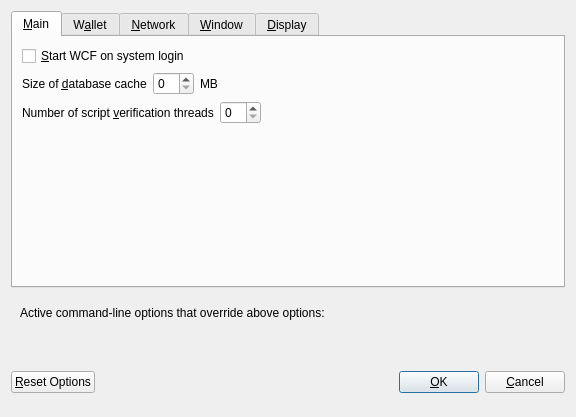
<?xml version="1.0" encoding="UTF-8"?>
<ui version="4.0">
 <class>OptionsDialog</class>
 <widget class="QDialog" name="OptionsDialog">
  <property name="geometry">
   <rect>
    <x>0</x>
    <y>0</y>
    <width>576</width>
    <height>417</height>
   </rect>
  </property>
  <property name="windowTitle">
   <string>Options</string>
  </property>
  <property name="modal">
   <bool>true</bool>
  </property>
  <layout class="QVBoxLayout" name="verticalLayout">
   <item>
    <widget class="QTabWidget" name="tabWidget">
     <property name="currentIndex">
      <number>0</number>
     </property>
     <widget class="QWidget" name="tabMain">
      <attribute name="title">
       <string>&amp;Main</string>
      </attribute>
      <layout class="QVBoxLayout" name="verticalLayout_Main">
       <item>
        <widget class="QCheckBox" name="bitcoinAtStartup">
         <property name="toolTip">
          <string>Automatically start WCF after logging in to the system.</string>
         </property>
         <property name="text">
          <string>&amp;Start WCF on system login</string>
         </property>
        </widget>
       </item>
       <item>
        <layout class="QHBoxLayout" name="horizontalLayout_2_Main">
         <item>
          <widget class="QLabel" name="databaseCacheLabel">
           <property name="text">
            <string>Size of &amp;database cache</string>
           </property>
           <property name="textFormat">
            <enum>Qt::PlainText</enum>
           </property>
           <property name="buddy">
            <cstring>databaseCache</cstring>
           </property>
          </widget>
         </item>
         <item>
          <widget class="QSpinBox" name="databaseCache"/>
         </item>
         <item>
          <widget class="QLabel" name="databaseCacheUnitLabel">
           <property name="text">
            <string>MB</string>
           </property>
           <property name="textFormat">
            <enum>Qt::PlainText</enum>
           </property>
          </widget>
         </item>
         <item>
          <spacer name="horizontalSpacer_2_Main">
           <property name="orientation">
            <enum>Qt::Horizontal</enum>
           </property>
           <property name="sizeHint" stdset="0">
            <size>
             <width>40</width>
             <height>20</height>
            </size>
           </property>
          </spacer>
         </item>
        </layout>
       </item>
       <item>
        <layout class="QHBoxLayout" name="horizontalLayout_3_Main">
         <item>
          <widget class="QLabel" name="threadsScriptVerifLabel">
           <property name="text">
            <string>Number of script &amp;verification threads</string>
           </property>
           <property name="textFormat">
            <enum>Qt::PlainText</enum>
           </property>
           <property name="buddy">
            <cstring>threadsScriptVerif</cstring>
           </property>
          </widget>
         </item>
         <item>
          <widget class="QSpinBox" name="threadsScriptVerif">
           <property name="toolTip">
            <string>(0 = auto, &lt;0 = leave that many cores free)</string>
           </property>
          </widget>
         </item>
         <item>
          <spacer name="horizontalSpacer_3_Main">
           <property name="orientation">
            <enum>Qt::Horizontal</enum>
           </property>
           <property name="sizeHint" stdset="0">
            <size>
             <width>40</width>
             <height>20</height>
            </size>
           </property>
          </spacer>
         </item>
        </layout>
       </item>
       <item>
        <spacer name="verticalSpacer_Main">
         <property name="orientation">
          <enum>Qt::Vertical</enum>
         </property>
         <property name="sizeHint" stdset="0">
          <size>
           <width>20</width>
           <height>40</height>
          </size>
         </property>
        </spacer>
       </item>
      </layout>
     </widget>
     <widget class="QWidget" name="tabWallet">
      <attribute name="title">
       <string>W&amp;allet</string>
      </attribute>
      <layout class="QVBoxLayout" name="verticalLayout_Wallet">
       <item>
        <widget class="QGroupBox" name="groupBox">
         <property name="title">
          <string>Expert</string>
         </property>
         <layout class="QVBoxLayout" name="verticalLayout_2">
          <item>
           <widget class="QCheckBox" name="coinControlFeatures">
            <property name="toolTip">
             <string>Whether to show coin control features or not.</string>
            </property>
            <property name="text">
             <string>Enable coin &amp;control features</string>
            </property>
           </widget>
          </item>
          <item>
           <widget class="QCheckBox" name="showMasternodesTab">
            <property name="toolTip">
             <string>Show additional tab listing all your masternodes in first sub-tab&lt;br/&gt;and all masternodes on the network in second sub-tab.</string>
            </property>
            <property name="text">
             <string>Show Masternodes Tab</string>
            </property>
           </widget>
          </item>
          <item>
           <widget class="QCheckBox" name="spendZeroConfChange">
            <property name="toolTip">
             <string>If you disable the spending of unconfirmed change, the change from a transaction&lt;br/&gt;cannot be used until that transaction has at least one confirmation.&lt;br/&gt;This also affects how your balance is computed.</string>
            </property>
            <property name="text">
             <string>&amp;Spend unconfirmed change</string>
            </property>
           </widget>
          </item>
         </layout>
        </widget>
       </item>
       <item>
        <spacer name="verticalSpacer_Wallet">
         <property name="orientation">
          <enum>Qt::Vertical</enum>
         </property>
         <property name="sizeHint" stdset="0">
          <size>
           <width>20</width>
           <height>40</height>
          </size>
         </property>
        </spacer>
       </item>
      </layout>
     </widget>
     <widget class="QWidget" name="tabNetwork">
      <attribute name="title">
       <string>&amp;Network</string>
      </attribute>
      <layout class="QVBoxLayout" name="verticalLayout_Network">
       <item>
        <widget class="QCheckBox" name="mapPortUpnp">
         <property name="toolTip">
          <string>Automatically open the WCF client port on the router. This only works when your router supports UPnP and it is enabled.</string>
         </property>
         <property name="text">
          <string>Map port using &amp;UPnP</string>
         </property>
        </widget>
       </item>
       <item>
        <widget class="QCheckBox" name="allowIncoming">
         <property name="toolTip">
          <string>Accept connections from outside</string>
         </property>
         <property name="text">
          <string>Allow incoming connections</string>
         </property>
        </widget>
       </item>
       <item>
        <widget class="QCheckBox" name="connectSocks">
         <property name="toolTip">
          <string>Connect to the WCF network through a SOCKS5 proxy.</string>
         </property>
         <property name="text">
          <string>&amp;Connect through SOCKS5 proxy (default proxy):</string>
         </property>
        </widget>
       </item>
       <item>
        <layout class="QHBoxLayout" name="horizontalLayout_1_Network">
         <item>
          <widget class="QLabel" name="proxyIpLabel">
           <property name="text">
            <string>Proxy &amp;IP:</string>
           </property>
           <property name="textFormat">
            <enum>Qt::PlainText</enum>
           </property>
           <property name="buddy">
            <cstring>proxyIp</cstring>
           </property>
          </widget>
         </item>
         <item>
          <widget class="QValidatedLineEdit" name="proxyIp">
           <property name="minimumSize">
            <size>
             <width>140</width>
             <height>0</height>
            </size>
           </property>
           <property name="maximumSize">
            <size>
             <width>140</width>
             <height>16777215</height>
            </size>
           </property>
           <property name="toolTip">
            <string>IP address of the proxy (e.g. IPv4: 127.0.0.1 / IPv6: ::1)</string>
           </property>
          </widget>
         </item>
         <item>
          <widget class="QLabel" name="proxyPortLabel">
           <property name="text">
            <string>&amp;Port:</string>
           </property>
           <property name="textFormat">
            <enum>Qt::PlainText</enum>
           </property>
           <property name="buddy">
            <cstring>proxyPort</cstring>
           </property>
          </widget>
         </item>
         <item>
          <widget class="QLineEdit" name="proxyPort">
           <property name="minimumSize">
            <size>
             <width>55</width>
             <height>0</height>
            </size>
           </property>
           <property name="maximumSize">
            <size>
             <width>55</width>
             <height>16777215</height>
            </size>
           </property>
           <property name="toolTip">
            <string>Port of the proxy (e.g. 9050)</string>
           </property>
          </widget>
         </item>
         <item>
          <spacer name="horizontalSpacer_1_Network">
           <property name="orientation">
            <enum>Qt::Horizontal</enum>
           </property>
           <property name="sizeHint" stdset="0">
            <size>
             <width>40</width>
             <height>20</height>
            </size>
           </property>
          </spacer>
         </item>
        </layout>
       </item>
       <item>
        <spacer name="verticalSpacer_Network">
         <property name="orientation">
          <enum>Qt::Vertical</enum>
         </property>
         <property name="sizeHint" stdset="0">
          <size>
           <width>20</width>
           <height>40</height>
          </size>
         </property>
        </spacer>
       </item>
      </layout>
     </widget>
     <widget class="QWidget" name="tabWindow">
      <attribute name="title">
       <string>&amp;Window</string>
      </attribute>
      <layout class="QVBoxLayout" name="verticalLayout_Window">
       <item>
        <widget class="QCheckBox" name="minimizeToTray">
         <property name="toolTip">
          <string>Show only a tray icon after minimizing the window.</string>
         </property>
         <property name="text">
          <string>&amp;Minimize to the tray instead of the taskbar</string>
         </property>
        </widget>
       </item>
       <item>
        <widget class="QCheckBox" name="minimizeOnClose">
         <property name="toolTip">
          <string>Minimize instead of exit the application when the window is closed. When this option is enabled, the application will be closed only after selecting Quit in the menu.</string>
         </property>
         <property name="text">
          <string>M&amp;inimize on close</string>
         </property>
        </widget>
       </item>
       <item>
        <spacer name="verticalSpacer_Window">
         <property name="orientation">
          <enum>Qt::Vertical</enum>
         </property>
         <property name="sizeHint" stdset="0">
          <size>
           <width>20</width>
           <height>40</height>
          </size>
         </property>
        </spacer>
       </item>
      </layout>
     </widget>
     <widget class="QWidget" name="tabDisplay">
      <attribute name="title">
       <string>&amp;Display</string>
      </attribute>
      <layout class="QVBoxLayout" name="verticalLayout_Display">
       <item>
        <layout class="QHBoxLayout" name="horizontalLayout_1_Display">
         <item>
          <widget class="QLabel" name="langLabel">
           <property name="text">
            <string>User Interface &amp;language:</string>
           </property>
           <property name="textFormat">
            <enum>Qt::PlainText</enum>
           </property>
           <property name="buddy">
            <cstring>lang</cstring>
           </property>
          </widget>
         </item>
         <item>
          <widget class="QValueComboBox" name="lang">
           <property name="toolTip">
            <string>The user interface language can be set here. This setting will take effect after restarting WCF.</string>
           </property>
          </widget>
         </item>
        </layout>
       </item>
       <item>
        <widget class="QLabel" name="label_3">
         <property name="toolTip">
          <string notr="true"/>
         </property>
         <property name="statusTip">
          <string notr="true"/>
         </property>
         <property name="whatsThis">
          <string notr="true"/>
         </property>
         <property name="accessibleName">
          <string notr="true"/>
         </property>
         <property name="text">
          <string>Language missing or translation incomplete? Help contributing translations here:
https://www.transifex.com/worldcryptoforum-project/worldcryptoforum-project-translations</string>
         </property>
         <property name="wordWrap">
          <bool>true</bool>
         </property>
         <property name="openExternalLinks">
          <bool>true</bool>
         </property>
         <property name="textInteractionFlags">
          <set>Qt::TextBrowserInteraction</set>
         </property>
        </widget>
       </item>
       <item>
        <layout class="QHBoxLayout" name="horizontalLayout_4_Display" stretch="0,0">
         <item>
          <widget class="QLabel" name="themeLabel">
           <property name="text">
            <string>User Interface Theme:</string>
           </property>
          </widget>
         </item>
         <item>
          <widget class="QValueComboBox" name="theme"/>
         </item>
        </layout>
       </item>
       <item>
        <widget class="Line" name="line">
         <property name="orientation">
          <enum>Qt::Horizontal</enum>
         </property>
        </widget>
       </item>
       <item>
        <layout class="QHBoxLayout" name="horizontalLayout_2_Display">
         <item>
          <widget class="QLabel" name="unitLabel">
           <property name="text">
            <string>&amp;Unit to show amounts in:</string>
           </property>
           <property name="textFormat">
            <enum>Qt::PlainText</enum>
           </property>
           <property name="buddy">
            <cstring>unit</cstring>
           </property>
          </widget>
         </item>
         <item>
          <widget class="QValueComboBox" name="unit">
           <property name="toolTip">
            <string>Choose the default subdivision unit to show in the interface and when sending coins.</string>
           </property>
          </widget>
         </item>
        </layout>
       </item>
       <item>
        <layout class="QHBoxLayout" name="horizontalLayout_5_Display">
         <item>
          <widget class="QLabel" name="digitsLabel">
           <property name="text">
            <string>Decimal digits</string>
           </property>
          </widget>
         </item>
         <item>
          <widget class="QValueComboBox" name="digits"/>
         </item>
        </layout>
       </item>
       <item>
        <layout class="QHBoxLayout" name="horizontalLayout_3_Display">
         <item>
          <widget class="QLabel" name="thirdPartyTxUrlsLabel">
           <property name="toolTip">
            <string>Third party URLs (e.g. a block explorer) that appear in the transactions tab as context menu items. %s in the URL is replaced by transaction hash. Multiple URLs are separated by vertical bar |.</string>
           </property>
           <property name="text">
            <string>Third party transaction URLs</string>
           </property>
           <property name="buddy">
            <cstring>thirdPartyTxUrls</cstring>
           </property>
          </widget>
         </item>
         <item>
          <widget class="QLineEdit" name="thirdPartyTxUrls">
           <property name="toolTip">
            <string>Third party URLs (e.g. a block explorer) that appear in the transactions tab as context menu items. %s in the URL is replaced by transaction hash. Multiple URLs are separated by vertical bar |.</string>
           </property>
          </widget>
         </item>
        </layout>
       </item>
       <item>
        <spacer name="verticalSpacer">
         <property name="orientation">
          <enum>Qt::Vertical</enum>
         </property>
         <property name="sizeHint" stdset="0">
          <size>
           <width>20</width>
           <height>40</height>
          </size>
         </property>
        </spacer>
       </item>
      </layout>
     </widget>
    </widget>
   </item>
   <item>
    <widget class="QFrame" name="frame">
     <layout class="QVBoxLayout" name="verticalLayout_Bottom">
      <item>
       <layout class="QHBoxLayout" name="horizontalLayout_Bottom">
        <item>
         <widget class="QLabel" name="overriddenByCommandLineInfoLabel">
          <property name="text">
           <string>Active command-line options that override above options:</string>
          </property>
          <property name="textFormat">
           <enum>Qt::PlainText</enum>
          </property>
         </widget>
        </item>
        <item>
         <spacer name="horizontalSpacer_Bottom">
          <property name="orientation">
           <enum>Qt::Horizontal</enum>
          </property>
          <property name="sizeHint" stdset="0">
           <size>
            <width>40</width>
            <height>20</height>
           </size>
          </property>
         </spacer>
        </item>
       </layout>
      </item>
      <item>
       <widget class="QLabel" name="overriddenByCommandLineLabel">
        <property name="text">
         <string/>
        </property>
        <property name="textFormat">
         <enum>Qt::PlainText</enum>
        </property>
        <property name="wordWrap">
         <bool>true</bool>
        </property>
       </widget>
      </item>
     </layout>
    </widget>
   </item>
   <item>
    <layout class="QHBoxLayout" name="horizontalLayout_Buttons">
     <item>
      <widget class="QPushButton" name="resetButton">
       <property name="toolTip">
        <string>Reset all client options to default.</string>
       </property>
       <property name="text">
        <string>&amp;Reset Options</string>
       </property>
       <property name="autoDefault">
        <bool>false</bool>
       </property>
      </widget>
     </item>
     <item>
      <spacer name="horizontalSpacer_1">
       <property name="orientation">
        <enum>Qt::Horizontal</enum>
       </property>
       <property name="sizeHint" stdset="0">
        <size>
         <width>40</width>
         <height>48</height>
        </size>
       </property>
      </spacer>
     </item>
     <item>
      <widget class="QLabel" name="statusLabel">
       <property name="minimumSize">
        <size>
         <width>200</width>
         <height>0</height>
        </size>
       </property>
       <property name="font">
        <font>
         <weight>75</weight>
         <bold>true</bold>
        </font>
       </property>
       <property name="text">
        <string/>
       </property>
       <property name="textFormat">
        <enum>Qt::PlainText</enum>
       </property>
       <property name="wordWrap">
        <bool>true</bool>
       </property>
      </widget>
     </item>
     <item>
      <spacer name="horizontalSpacer_2">
       <property name="orientation">
        <enum>Qt::Horizontal</enum>
       </property>
       <property name="sizeHint" stdset="0">
        <size>
         <width>40</width>
         <height>48</height>
        </size>
       </property>
      </spacer>
     </item>
     <item>
      <widget class="QPushButton" name="okButton">
       <property name="text">
        <string>&amp;OK</string>
       </property>
       <property name="autoDefault">
        <bool>false</bool>
       </property>
       <property name="default">
        <bool>true</bool>
       </property>
      </widget>
     </item>
     <item>
      <widget class="QPushButton" name="cancelButton">
       <property name="text">
        <string>&amp;Cancel</string>
       </property>
       <property name="autoDefault">
        <bool>false</bool>
       </property>
      </widget>
     </item>
    </layout>
   </item>
  </layout>
 </widget>
 <customwidgets>
  <customwidget>
   <class>QValidatedLineEdit</class>
   <extends>QLineEdit</extends>
   <header>qvalidatedlineedit.h</header>
  </customwidget>
  <customwidget>
   <class>QValueComboBox</class>
   <extends>QComboBox</extends>
   <header>qvaluecombobox.h</header>
  </customwidget>
 </customwidgets>
 <resources/>
 <connections/>
</ui>
